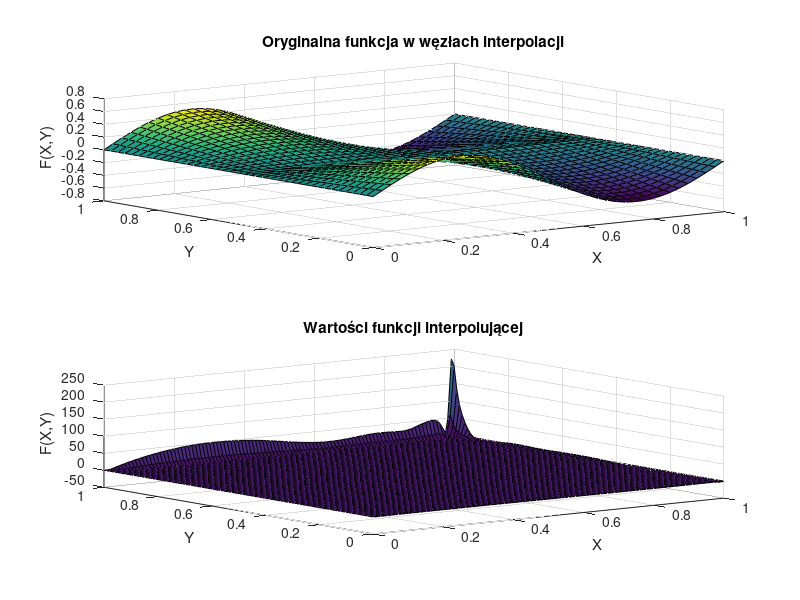

This chart was generated by the following MATLAB code:
function [M,N,P,R,x_coarse,y_coarse,F_coarse,x_fine,y_fine,F_fine] = zadanie5()
    P = 100; % liczba unikalnych współrzędnych x punktów dla których będzie obliczana interpolacja
    R = 100; % liczba unikalnych współrzędnych y punktów dla których będzie obliczana interpolacja
    M = 40; % liczba węzłów interpolacji wzdłuż osi X (stopień wielomianu zmiennej x: M-1)
    N = 40; % liczba węzłów interpolacji wzdłuż osi Y (stopień wielomianu zmiennej y: N-1)

    x_coarse = linspace(0, 1, M);
    y_coarse = linspace(0, 1, N);
    [X_coarse, Y_coarse] = meshgrid(x_coarse, y_coarse);
    F_coarse = sin(X_coarse*2*pi) .* abs(Y_coarse-0.5);

    MN = M*N;
    xvec_coarse = reshape(X_coarse, MN, 1);
    yvec_coarse = reshape(Y_coarse, MN, 1);
    fvec_coarse = reshape(F_coarse, MN, 1);

    V = zeros(M*N, M*N);
    for i = 0:(M-1)
        for j = 0:(N-1)
            V(:, i*N + j + 1) = xvec_coarse.^i .* yvec_coarse.^j;
        end
    end

    coeffs = V \ fvec_coarse;

    x_fine = linspace(0, 1, P);
    y_fine = linspace(0, 1, R);
    [X_fine, Y_fine] = meshgrid(x_fine, y_fine);

    F_fine = zeros(size(X_fine));
    for i = 0:(M-1)
        for j = 0:(N-1)
            F_fine = F_fine + coeffs(i*N + j + 1) * X_fine.^i .* Y_fine.^j;
        end
    end

    subplot(2,1,1);
    surf(X_coarse, Y_coarse, F_coarse);
    title('Oryginalna funkcja w węzłach interpolacji');
    xlabel('X');
    ylabel('Y');
    zlabel('F(X,Y)');

    subplot(2,1,2);
    surf(X_fine, Y_fine, F_fine);
    title('Wartości funkcji interpolującej');
    xlabel('X');
    ylabel('Y');
    zlabel('F(X,Y)');

    saveas(gcf, 'zadanie5.png');

end
